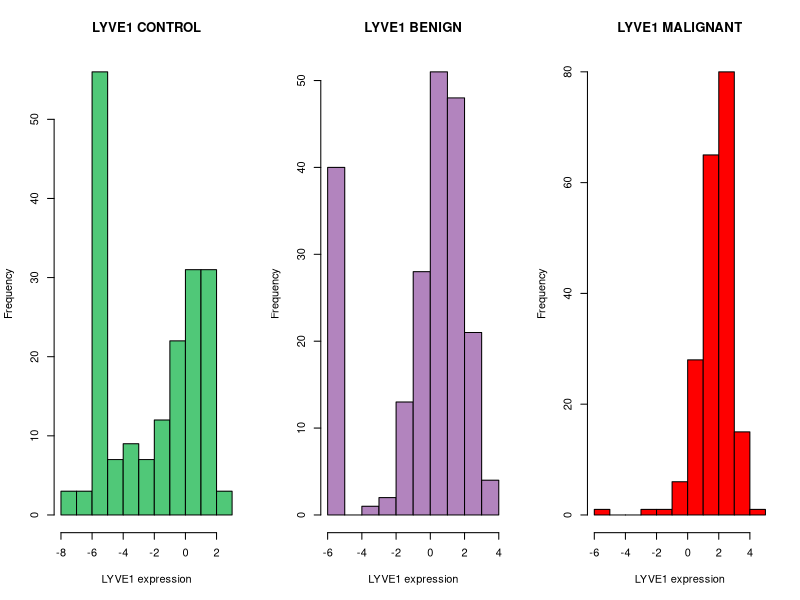
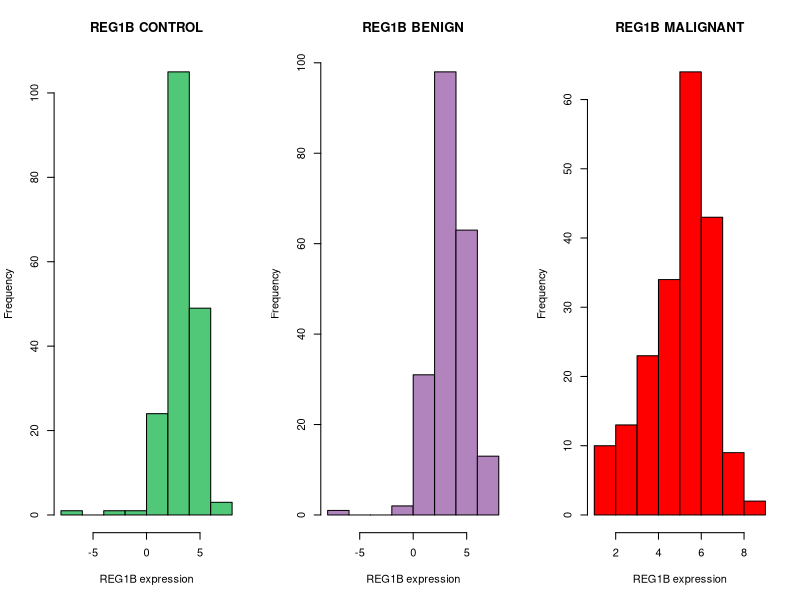
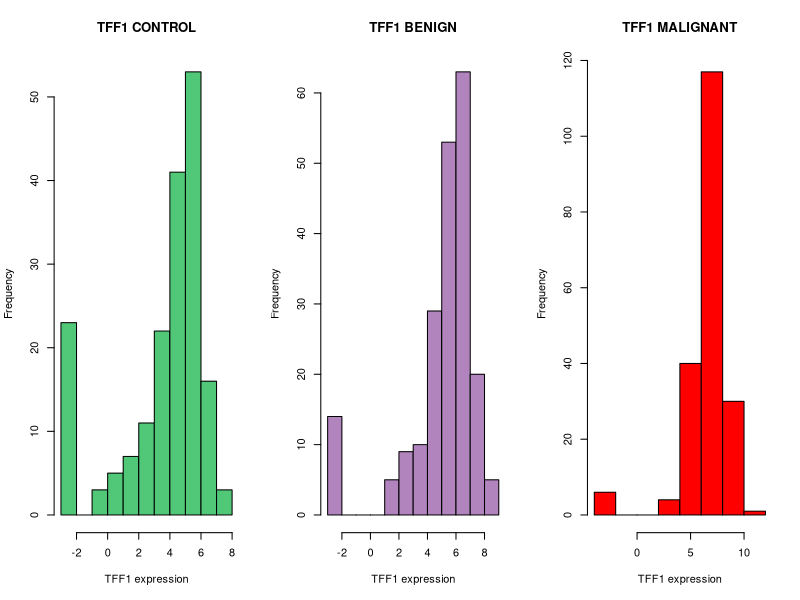
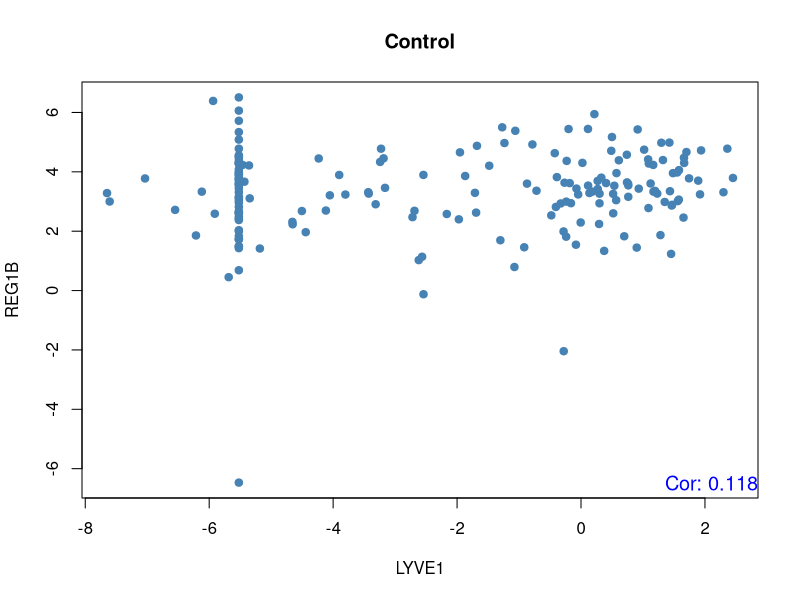
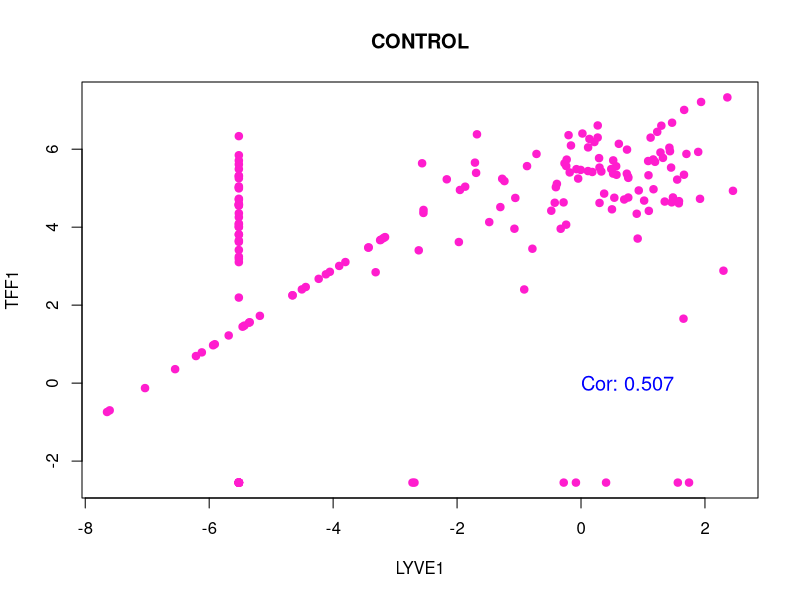
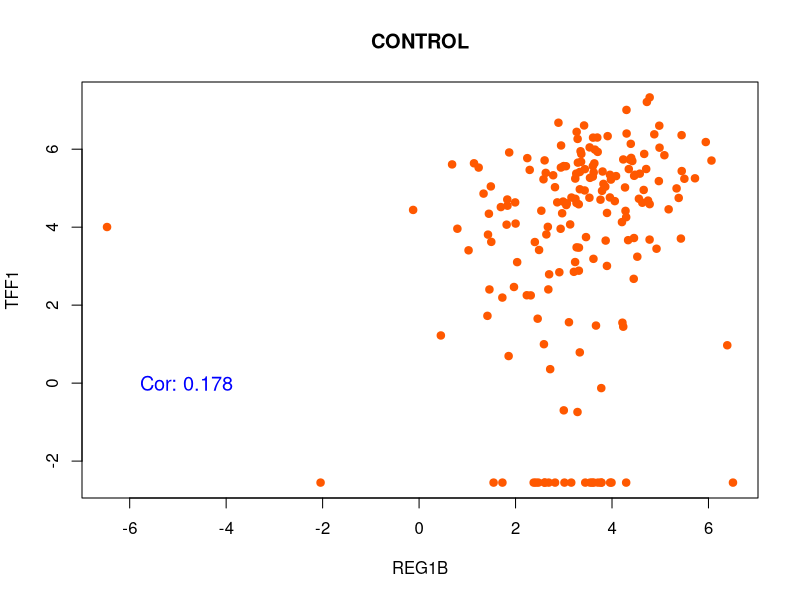
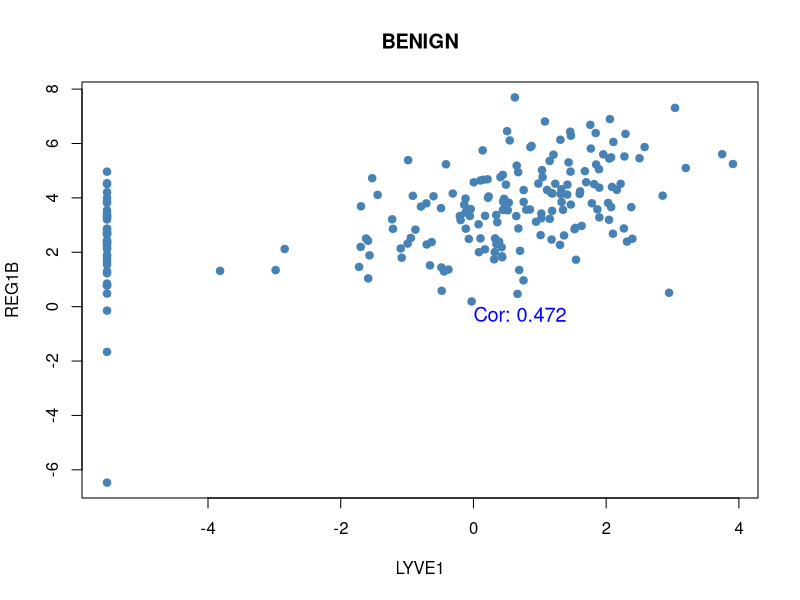
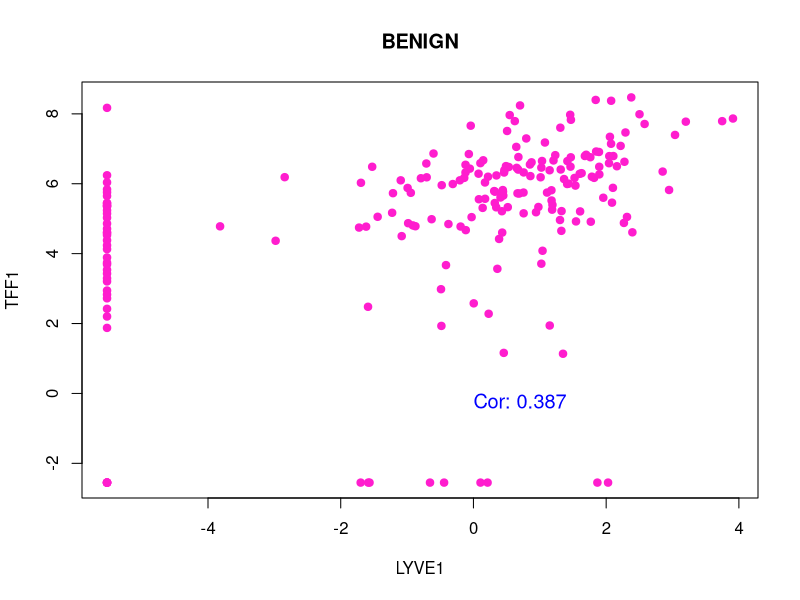

Here is the R script that generated these plots, in order:
# Summarizing data and descriptive analysis
# For each of the 3 biomarkers: mean, median, quantiles, variance, standard deviation,range,interqaurtile range, histogram (dati numerici continui)
# questi calcoli vanno fatti per diagnosi

##TROVATE I DATI GIA' NORMALIZZATI NELLE RISPETTIVE COLONNE FILE EXCEL
#La normalizzazione dei dati dei biomarcatori urinari per l'adenocarcinoma duttale pancreatico (PDAC) rispetto alla creatinina è un passaggio fondamentale per correggere la naturale variabilità della concentrazione delle urine tra i pazienti e nei diversi momenti della giornata. [1, 2]
#Senza questo processo, i test di screening o diagnosi precoce basati su pannelli urinari (come il noto pannello a tre biomarcatori LYVE1, REG1B e TFF1) produrrebbero falsi positivi o falsi negativi dovuti semplicemente a quanto il paziente ha bevuto. [1, 2])

options(scipen = 999)
#Ragazzi mi raccomando una volta che scrivete,usatae funzioni o quelloche volete COMMENTATE!!! il codice che avete fatto
#anche ragionamenti e step per arrivare alla funzione usata o altro (so che non ha senso per ora, ma è buona prassi)


#### Importing the dataset ####
###Download il file R dalla repository e inseriscilo nella tua cartella di lavoro
###In R, vai su SESSION > SET WORKING DIRECTORY > CHOOSE DIRECTORY > SELEZIONA LA TUA CARTELLA DI LAVORO 
###The following code should work anche per voi, basta che settate la vostra working directory come sopra :)

#install.packages("readxl")
#install.packages("dplyr")
library(dplyr)
library(readxl)

dataset = read_xlsx("dataset_stats.xlsx")[1:8] 
#this is the complete raw dataset

##important to state we are dealing with NUMBERS
dataset$LYVE1 <- as.numeric(dataset$LYVE1)
dataset$creatinine <- as.numeric(dataset$creatinine)
dataset$REG1B <- as.numeric(dataset$REG1B)
dataset$TFF1 <- as.numeric(dataset$TFF1)
dataset$diagnosis <- as.factor(dataset$diagnosis)


##Creating columns for normalized values (and log transformed)
dataset$LYVE1_Norm <- log(dataset$LYVE1 / dataset$creatinine)
dataset$REG1B_Norm <- log(dataset$REG1B / dataset$creatinine)
dataset$TFF1_Norm <- log(dataset$TFF1 / dataset$creatinine)

#check if there are NA values in the dataset (should be handled carefully)
anyNA(dataset) #FALSE, (luckily) there are no NAs in the dataset


#### EXPLORATIVE ANALYSIS ####

####LYVE1 ####
# Description an analysis of: LYVE1

LYVE1_1 = dataset$LYVE1_Norm[dataset$diagnosis == 1]
LYVE1_2 = dataset$LYVE1_Norm[dataset$diagnosis == 2]
LYVE1_3 = dataset$LYVE1_Norm[dataset$diagnosis == 3]

summary(LYVE1_1)
summary(LYVE1_2)
summary(LYVE1_3)

# MEAN 
LYVE1_m1 = mean(LYVE1_1) 
LYVE1_m2 = mean(LYVE1_2) 
LYVE1_m3 = mean(LYVE1_3) 

#MEDIAN 
LYVE1_med1 = median(LYVE1_1) 
LYVE1_med2 = median(LYVE1_2) 
LYVE1_med3 = median(LYVE1_3) 

#QUANTILES 
LYVE1_q1 = quantile(LYVE1_1) # quantiles diagnosis 1
LYVE1_q1
LYVE1_q2 = quantile(LYVE1_2) # quantiles diagnosis 2
LYVE1_q2
LYVE1_q3 = quantile(LYVE1_3) # quantiles diagnosis 3
LYVE1_q3

#VARIANCE 
LYVE1_var1 = var(LYVE1_1) # 4.227097
LYVE1_var2 = var(LYVE1_2) # 32.36012
LYVE1_var3 = var(LYVE1_3) # 78.44902

#STANDARD DEVIATION 
LYVE1_sd1 = sd(LYVE1_1) # 2.05599 sd diagnosis 1
LYVE1_sd2 = sd(LYVE1_2) # 5.688595 sd diagnosis 2
LYVE1_sd3 = sd(LYVE1_3) # 8.857145 sd diagnosis 3

#INTERQUANTILE RANGE 
LYVE1_iqr1 = IQR(LYVE1_1) # 1.7334 iqr diagnosis 1
LYVE1_iqr2 = IQR(LYVE1_2) # 3.592694 iqr diagnosis 2
LYVE1_iqr3 = IQR(LYVE1_3) # 9.481684 iqr diagnosis 3

#HISTOGRAMS 
#library(MASS)
#truehist(LYVE1_1, nbins = "FD", xlab = 'LYVE1 expression', main = 'LYVE1 CONTROL') 
#truehist(LYVE1_2, nbins = "FD", xlab = 'LYVE1 expression', main = 'LYVE1 CONTROL')
#truehist(LYVE1_3, nbins = "FD", xlab = 'LYVE1 expression', main = 'LYVE1 CONTROL')

par(mfrow = c(1,3))
hist(LYVE1_1, xlab = 'LYVE1 expression', main = 'LYVE1 CONTROL', col ='#50C878')
hist(LYVE1_2, xlab = 'LYVE1 expression', main = 'LYVE1 BENIGN', col = '#B284BE')
hist(LYVE1_3, xlab = 'LYVE1 expression', main = 'LYVE1 MALIGNANT', col ='#FE0000')
dev.off()

#### REG1B ####
# Description an analysis of: REG1B
reg1b_1 = dataset$REG1B_Norm[dataset$diagnosis == 1] #reg1b normalised values for DIAGNOSIS 1
reg1b_2 = dataset$REG1B_Norm[dataset$diagnosis == 2] #reg1b normalised values for DIAGNOSIS 2
reg1b_3 = dataset$REG1B_Norm[dataset$diagnosis == 3] #reg1b normalised values for DIAGNOSIS 3

summary (reg1b_1)
summary (reg1b_2)
summary (reg1b_3)

# MEAN 
reg1b_m1 = mean (reg1b_1) #58.49999 mean DIAGNOSIS 1
reg1b_m2 = mean (reg1b_2) #106.6098 mean DIAGNOSIS 2
reg1b_m3 = mean (reg1b_3) #346.6593 mean DIAGNOSIS 3

#MEDIAN 
reg1b_med1 = median (reg1b_1) #28.89873 median DIAGNOSIS 1
reg1b_med2 = median (reg1b_2) #34.59517 median DIAGNOSIS 2
reg1b_med3 = median (reg1b_3) #201.3776 median DIAGNOSIS 3

#QUANTILES
reg1b_q1 = quantile(reg1b_1) #quantiles DIAGNOSIS 1
reg1b_q1
reg1b_q2 = quantile(reg1b_2) #quantiles DIAGNOSIS 2
reg1b_q2
reg1b_q3 = quantile (reg1b_3) #quantiles DIAGNOSIS 3
reg1b_q3

#VARIANCE 
reg1b_var1 = var(reg1b_1) 
reg1b_var2 = var(reg1b_2) 
reg1b_var3 = var(reg1b_3) 

#STANDARD DEVIATION 
reg1b_sd1 = sqrt(reg1b_var1) 
reg1b_sd2 = sqrt(reg1b_var2) 
reg1b_sd3 = sqrt(reg1b_var3) 

#INTERQUANTILE RANGE 
reg1b_iqr1 = IQR(reg1b_1)#56.01297 IQR DIAGNOSIS 1
reg1b_iqr2 = IQR(reg1b_2) #79.95126 IQR DIAGNOSIS 2
reg1b_iqr3 = IQR(reg1b_3) #370.2075 IQR DIAGNOSIS 3

#HISTOGRAMS
#library(MASS)
#truehist(reg1b_1, nbins = "FD") #FD sta per Freedman-Diaconis, una regola per scegliere automaticamente la larghezza delle barre (bin width) di un istogramma.
#truehist(reg1b_2, nbins = "FD")
#truehist(reg1b_3, nbins = "FD")

par(mfrow = c(1,3))
hist(reg1b_1, xlab = 'REG1B expression', main = 'REG1B CONTROL', col ='#50C878')
hist(reg1b_2, xlab = 'REG1B expression', main = 'REG1B BENIGN', col = '#B284BE')
hist(reg1b_3, xlab = 'REG1B expression', main = 'REG1B MALIGNANT', col ='#FE0000')
dev.off()



#### TFF1  ####
# Description an analysis of: TFF1
TFF1_1 = dataset$TFF1_Norm[dataset$diagnosis == 1]
TFF1_2 = dataset$TFF1_Norm[dataset$diagnosis == 2]
TFF1_3 = dataset$TFF1_Norm[dataset$diagnosis == 3]

summary(TFF1_1)
summary(TFF1_2)
summary(TFF1_3)

# MEAN 
TFF1_m1 = mean(TFF1_1) 
TFF1_m2 = mean(TFF1_2) 
TFF1_m3 = mean(TFF1_3) 

#MEDIAN
TFF1_med1 = median(TFF1_1) 
TFF1_med2 = median(TFF1_2) 
TFF1_med3 = median(TFF1_3) 

#QUANTILES
TFF1_q1 = quantile(TFF1_1) # quantiles diagnosis 1
TFF1_q1
TFF1_q2 = quantile(TFF1_2) # quantiles diagnosis 2
TFF1_q2
TFF1_q3 = quantile(TFF1_3) # quantiles diagnosis 3
TFF1_q3

#VARIANCE
TFF1_var1 = var(TFF1_1) 
TFF1_var2 = var(TFF1_2) 
TFF1_var3 = var(TFF1_3) 

#STANDARD DEVIATION 
TFF1_sd1 = sd(TFF1_1) 
TFF1_sd2 = sd(TFF1_2) 
TFF1_sd3 = sd(TFF1_3) 

#INTERQUANTILE RANGE
TFF1_iqr1 = IQR(TFF1_1) 
TFF1_iqr2 = IQR(TFF1_2) 
TFF1_iqr3 = IQR(TFF1_3) 

#HISTOGRAMS
#library(MASS)
#truehist(TFF1_1, nbins = "FD") 
#truehist(TFF1_2, nbins = "FD")
#truehist(TFF1_3, nbins = "FD")

par(mfrow = c(1,3))
hist(TFF1_1, xlab = 'TFF1 expression', main = 'TFF1 CONTROL', col ='#50C878')
hist(TFF1_2, xlab = 'TFF1 expression', main = 'TFF1 BENIGN', col = '#B284BE')
hist(TFF1_3, xlab = 'TFF1 expression', main = 'TFF1 MALIGNANT', col ='#FE0000')
dev.off()


#### SCATTERPLOTS, VARIANCE AND COVARIANCE PAIRWISE ####
### CONTROL
# LYVE1 vs REG1B

cor1 = cor(LYVE1_1, reg1b_1) 
cov(LYVE1_1, reg1b_1) 

plot(LYVE1_1, reg1b_1, 
     col = 'steelblue', pch = 19, 
     xlab = "LYVE1", ylab = "REG1B", main = "Control")

text(x = par("usr")[2],  
     y = par("usr")[3],  
     labels = paste("Cor:", round(cor1, 3)),
     adj = c(1, -0.5),   
     cex = 1.2,
     col = "blue")


# LYVE1 vs TFF1
plot(LYVE1_1, TFF1_1, col = '#FF1DCE', pch = 19,
     xlab = "LYVE1", ylab = "TFF1",
     main = "CONTROL")

cor(LYVE1_1, TFF1_1)
cov(LYVE1_1, TFF1_1) 

text(x = 0,  
     y = 0,  
     labels = paste("Cor:", round(cor(LYVE1_1, TFF1_1), 3)),
     adj = c(0, 0.5),   
     cex = 1.2,
     col = "blue")


# REG1B vs TFF1
plot(reg1b_1, TFF1_1, col = '#FF5800', pch=19,
     xlab = "REG1B", ylab = "TFF1",
     main = "CONTROL")

cor(reg1b_1, TFF1_1)
cov(reg1b_1, TFF1_1)

text(x = 0,  
     y = 0,  
     labels = paste("Cor:", round(cor(reg1b_1, TFF1_1), 3)),
     adj = c(3, 0.5),   
     cex = 1.2,
     col = "blue")


#################### BENIGN
# LYVE1 vs REG1B
plot(LYVE1_2, reg1b_2, col ='steelblue', pch=19,
     xlab = "LYVE1", ylab = "REG1B",
     main = "BENIGN")

cor(LYVE1_2, reg1b_2) 
cov(LYVE1_2, reg1b_2) 

text(x = 0,  
     y = 0,  
     labels = paste("Cor:", round(cor(LYVE1_2, reg1b_2), 3)),
     adj = c(0, 1),   
     cex = 1.2,
     col = "blue")

# LYVE1 vs TFF1
plot(LYVE1_2, TFF1_2, col = '#FF1DCE', pch = 19,
     xlab = "LYVE1", ylab = "TFF1",
     main = "BENIGN")

cor(LYVE1_2, TFF1_2)
cov(LYVE1_2, TFF1_2)

text(x = 0,  
     y = 0,  
     labels = paste("Cor:", round(cor(LYVE1_2, TFF1_2), 3)),
     adj = c(0, 1),   
     cex = 1.2,
     col = "blue")

# REG1B vs TFF1
plot(reg1b_2, TFF1_2, col = '#FF5800', pch=19,
     xlab = "REG1B", ylab = "TFF1",
     main = "BENIGN")

cor(reg1b_2, TFF1_2)
cov(reg1b_2, TFF1_2)

text(x = 0,  
     y = 0,  
     labels = paste("Cor:", round(cor(reg1b_2, TFF1_2), 3)),
     adj = c(0, 1),   
     cex = 1.2,
     col = "blue")


############### MALIGNANT

par(mfrow = c(1,3))

# LYVE1 vs REG1B
plot(LYVE1_3, reg1b_3, col ='steelblue', pch=19,
     xlab = "LYVE1", ylab = "REG1B",
     main = "MALIGNANT")

cor(LYVE1_3, reg1b_3)
cov(LYVE1_3, reg1b_3)

legend("topleft",
       legend = paste("Cor:", round(cor(LYVE1_3, reg1b_3), 3)),
       bty = "n",
       cex = 1.2,
       text.col = "blue")

# LYVE1 vs TFF1
plot(LYVE1_3, TFF1_3, col = '#FF1DCE', pch = 19,
     xlab = "LYVE1", ylab = "TFF1",
     main = "MALIGNANT")

cor(LYVE1_3, TFF1_3)
cov(LYVE1_3, TFF1_3)

legend("topleft",
       legend = paste("Cor:", round(cor(LYVE1_3, TFF1_3), 3)),
       bty = "n",
       cex = 1.2,
       text.col = "blue")

# REG1B vs TFF1
plot(reg1b_3, TFF1_3, col = '#FF5800', pch=19,
     xlab = "REG1B", ylab = "TFF1",
     main = "MALIGNANT")

cor(reg1b_3, TFF1_3)
cov(reg1b_3, TFF1_3)

legend("topleft",
       legend = paste("Cor:", round(cor(reg1b_3, TFF1_3), 3)),
       bty = "n",
       cex = 1.2,
       text.col = "blue")

###  BOXPLOTS ###

boxplot(LYVE1_Norm ~ diagnosis, data=dataset, col = c('#50C878', '#B284BE', '#FE0000'), ylab= 'LYVE1 expression')
legend("bottomright", legend = c("Control", "Benign", "Malignant"), fill = c('#50C878', '#B284BE', '#FE0000'), bty='n')

boxplot(REG1B_Norm ~ diagnosis, data=dataset, col = c('#50C878', '#B284BE', '#FE0000'), ylab= 'REG1B expression')
legend("bottomright", legend = c("Control", "Benign", "Malignant"), fill = c('#50C878', '#B284BE', '#FE0000'), bty='n')

boxplot(TFF1_Norm ~ diagnosis, data=dataset, col = c('#50C878', '#B284BE', '#FE0000'), ylab= 'TFF1 expression')
legend("bottomright", legend = c("Control", "Benign", "Malignant"), fill = c('#50C878', '#B284BE', '#FE0000'), bty='n')

dev.off()

#### INFERENTIAL STATS ####



############   LINEAR REGRESSION   ############
#la prossima come idea per matrice di scatterplot con regressione lineare
#la metto tutta come commento per ora (file esempio caricato come )

# pairs(dataset[dataset$diagnosis == 1,
#               c("LYVE1_Norm", "REG1B_Norm", "TFF1_Norm")],
#       panel = function(x, y, ...) {
#         points(x, y)
#         
#         # Calcolo della regressione lineare
#         modello = lm(y ~ x)
#         
#         # Disegno della retta
#         abline(modello, col = "red")
#         
#         # Intercetta e pendenza
#         a = coef(modello)[1]
#         b = coef(modello)[2]
#         
#         # Equazione con 6 cifre significative
#         legend("topright",
#                legend = sprintf("y = %.6g %+.6g x", a, b),
#                bty = "o", cex = 0.9)
#       },
#       main = "CONTROL")
